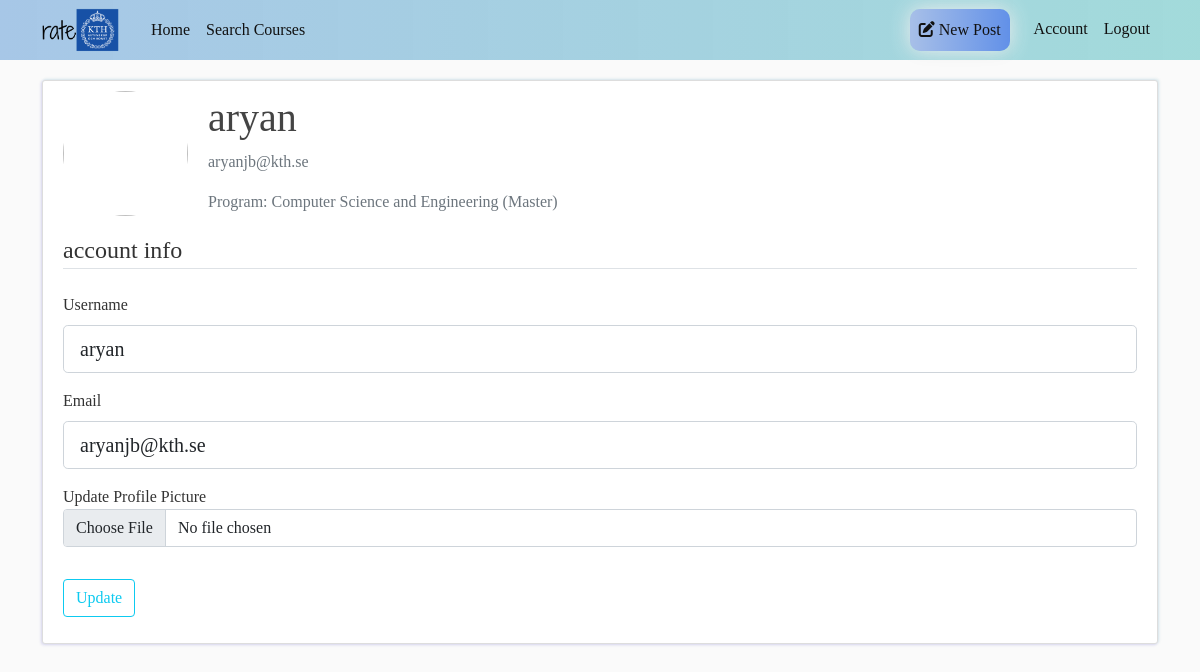
Page /account (signed in) on the committed database.
### flasknetwork/models.py (models this page shows, shortened)
class User(db.Model, UserMixin): # the *table* name is 'user' by default, not 'User'
    id = db.Column(db.Integer, primary_key=True)
    username = db.Column(db.String(20), unique=True, nullable=False)
    email = db.Column(db.String(120), unique=True, nullable=False)
    image_file = db.Column(db.String(20), nullable=False, default='default.jpg')
    password = db.Column(db.String(60), nullable=False)
    posts = db.relationship('Post', backref='author', lazy=True)
    email_verified = db.Column(db.Boolean, nullable=False, default=False)
    program_id = db.Column(db.Integer, db.ForeignKey('program.id'), nullable=False)
    program = db.relationship('Program', backref='students')

class Program(db.Model):
    id = db.Column(db.Integer, primary_key=True) # or int??
    name = db.Column(db.String(100), nullable=False)
    code = db.Column(db.String(20), unique=True, nullable=False)
    program_type = db.Column(db.Enum('bachelor', 'master', name='program_type'), nullable=False)

### flasknetwork/users/routes.py (the view)
@users.route('/account', methods=['GET', 'POST'])
@login_required
def account():
    form = UpdateAccountForm()
    if form.validate_on_submit():
        if form.picture.data:
            picture_file = save_picture(form.picture.data)
            current_user.image_file = picture_file
        current_user.username = form.username.data
        current_user.email = form.email.data
        db.session.commit()
        flash('Your account has been updated!', 'success')
        return redirect(url_for('users.account')) # post-get-redirect pattern
    elif request.method == 'GET':
        form.username.data = current_user.username
        form.email.data = current_user.email
    image_file = url_for('static', filename='profile_pics/' + current_user.image_file)
    return render_template('account.html', title='Account', image_file=image_file, form=form)

### flasknetwork/users/forms.py (shortened to what this page needs)
class UpdateAccountForm(FlaskForm):
    username = StringField('Username', validators=[DataRequired(), Length(min=2, max=20)])
    email = StringField('Email', validators=[DataRequired(), Email()])
    submit = SubmitField('Update')
    picture = FileField('Update Profile Picture', validators=[FileAllowed(['jpg', 'png'])])

### flasknetwork/models.py (called while the page is built)
@login_manager.user_loader
def load_user(user_id):
    return User.query.get(int(user_id))

### flasknetwork/templates/account.html (shortened to what this page needs)
{% extends "layout.html" %}
{% block content %}
    <div class="content-section">
        <div class="d-flex align-items-center">
            <img class="rounded-circle account-img" src="{{ image_file }}">
            <div>
                <h2 class="account-heading">{{ current_user.username }}</h2>
                <p class="text-secondary">{{ current_user.email }}</p>
                <p class="text-secondary">Program: {{ current_user.program.name }} ({{ current_user.program.program_type.title() }})</p>
            </div>
        </div>
        <form method="POST" action="" autocomplete="off" enctype="multipart/form-data">
            <fieldset class="mb-3">
                <legend class="border-bottom mb-4">account info</legend>
                <div class="mb-3">
                    {{ form.username.label(class="form-label") }}
                    {% if form.username.errors %}
                        {{ form.username(class="form-control form-control-lg is-invalid") }}
                        <div class="invalid-feedback">
                            {% for error in form.username.errors %}
                                <span>{{ error }}</span>
                            {% endfor %}
                        </div>
                    {% else %}
                        {{ form.username(class="form-control form-control-lg") }}
                    {% endif %}
                </div>
                <div class="mb-3">
                    {{ form.email.label(class="form-label") }}
                    {% if form.email.errors %}
                        {{ form.email(class="form-control form-control-lg is-invalid") }}
                        <div class="invalid-feedback">
                            {% for error in form.email.errors %}
                                <span>{{ error }}</span>
                            {% endfor %}
                        </div>
                    {% else %}
                        {{ form.email(class="form-control form-control-lg") }}
                    {% endif %}
                </div>
                <div class="mb-3">
                    {{ form.picture.label() }}
                    {{ form.picture(class="form-control") }}
                </div>
            </fieldset>
            <div class="mb-3">
                {{ form.submit(class="btn btn-outline-info") }}
            </div>
        </form>
    </div>
{% endblock content %}

### flasknetwork/static/css/main.css (style rules this page uses)
body { background: #fafafa; color: #333333; margin-top: 5rem; font-family: Georgia, 'Times New Roman', Times, serif; }
h1, h2, h3, h4, h5, h6 { color: #444444; }
.content-section { background: #ffffff; padding: 10px 20px; border: 1px solid #dddddd; border-radius: 3px; margin-bottom: 20px; box-shadow: -1px 1px 3px 0 rgba(32, 18, 183, 0.15), 1px -1px 3px 0 rgba(30, 132, 157, 0.15); }
.account-img { height: 125px; width: 125px; margin-right: 20px; margin-bottom: 16px; }
.account-heading { font-size: 2.5rem; }

### rows in the picture
User: username "aryan", email "aryanjb@kth.se"
Program: program.name "Computer Science and Engineering", program.program_type "Master"
